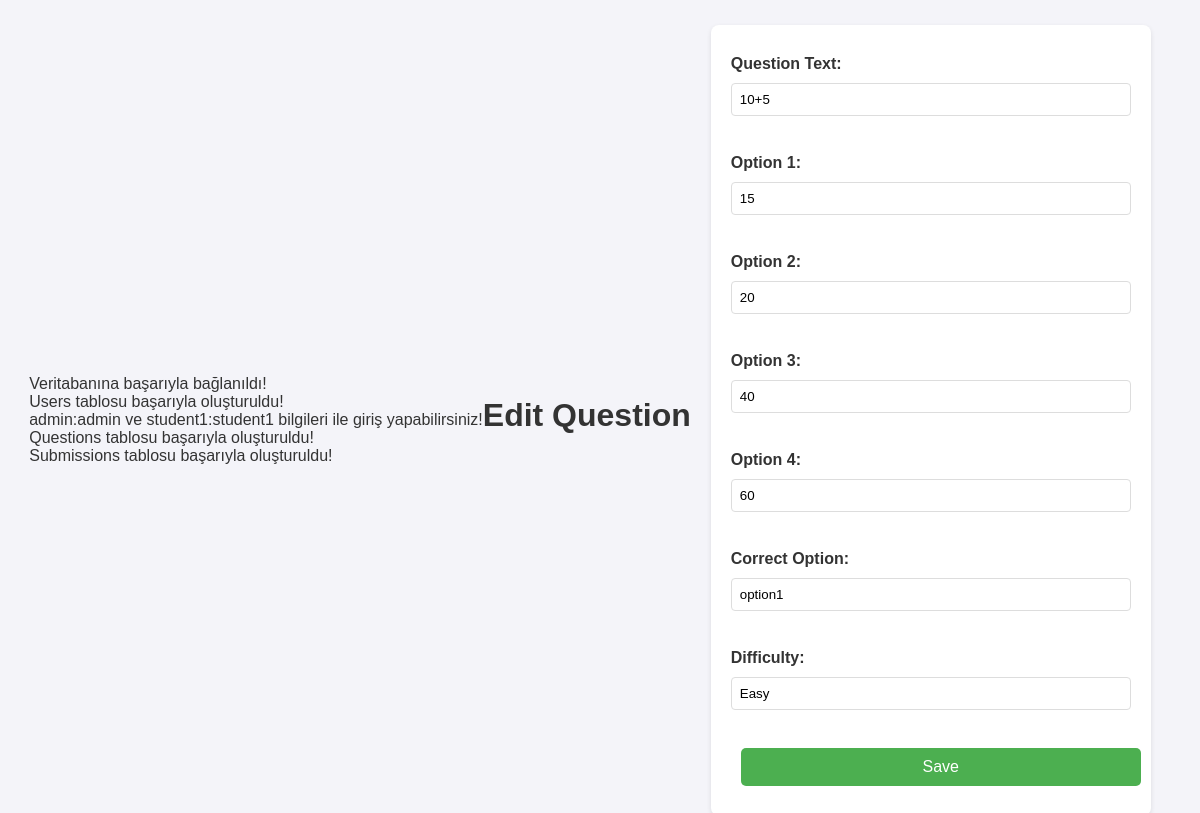
Screenshot of /editQuestion.php?id=19 with the database file from the repository.
### tables this page shows
CREATE TABLE questions (
        question_id INTEGER PRIMARY KEY AUTOINCREMENT,
        question_text TEXT NOT NULL,
        option1 TEXT NOT NULL,
        option2 TEXT NOT NULL,
        option3 TEXT NOT NULL,
        option4 TEXT NOT NULL,
        true_option TEXT NOT NULL,
        difficulty TEXT NOT NULL
    );

### editQuestion.php (the view, shortened to what this page needs)
<?php
include 'db.php';
if (isset($_GET['id'])) {
    $question_id = $_GET['id'];
    $query = $pdo->prepare("SELECT * FROM questions WHERE question_id = ?");
    $query->execute([$question_id]);
    $question = $query->fetch(PDO::FETCH_ASSOC);
}
?>
<!DOCTYPE html>
<html lang="en">
<head>
    <link rel="stylesheet" type="text/css" href="style.css">
</head>
<body>
    <h1>Edit Question</h1>
    <form action="saveEditQuestion.php" method="post">
        <label>Question Text:</label>
        <input type="text" name="question_text" value="<?php echo htmlspecialchars($question['question_text']); ?>" required><br>
        <label>Option 1:</label>
        <input type="text" name="option1" value="<?php echo htmlspecialchars($question['option1']); ?>" required><br>
        <label>Option 2:</label>
        <input type="text" name="option2" value="<?php echo htmlspecialchars($question['option2']); ?>" required><br>
        <label>Option 3:</label>
        <input type="text" name="option3" value="<?php echo htmlspecialchars($question['option3']); ?>" required><br>
        <label>Option 4:</label>
        <input type="text" name="option4" value="<?php echo htmlspecialchars($question['option4']); ?>" required><br>
        <label>Correct Option:</label>
        <input type="text" name="true_option" value="<?php echo htmlspecialchars($question['true_option']); ?>" required><br>
        <label>Difficulty:</label>
        <input type="text" name="difficulty" value="<?php echo htmlspecialchars($question['difficulty']); ?>" required><br>
        <button type="submit">Save</button>
    </form>
</body>
</html>

### style.css (style rules this page uses)
body { font-family: Arial, sans-serif; background-color: #f4f4f4; color: #333; margin: 0; padding: 0; display: flex; justify-content: center; align-items: center; height: 100vh; }
input[type="text"], input[type="password"] { width: 100%; padding: 10px; margin: 8px 0; display: inline-block; border: 1px solid #ccc; box-sizing: border-box; border-radius: 4px; }
form label { font-weight: bold; display: block; margin-top: 10px; }
form input[type="text"], form input[type="password"] { margin-top: 5px; }
form { display: flex; flex-direction: column; }
h1 { text-align: center; color: #444; margin-bottom: 30px; }
button { font-size: 16px; padding: 10px 20px; margin: 10px; border: none; cursor: pointer; border-radius: 5px; }
body { font-family: Arial, sans-serif; background-color: #f4f4f4; color: #333; padding: 20px; }
input[type="text"], select { width: 100%; padding: 10px; margin: 10px 0; border: 1px solid #ccc; border-radius: 5px; }
body { font-family: Arial, sans-serif; background-color: #f4f4f9; margin: 0; padding: 20px; }
form { background-color: #fff; padding: 20px; border-radius: 8px; box-shadow: 0 2px 5px rgba(0, 0, 0, 0.1); max-width: 500px; margin: 0 auto; }
label { display: block; margin: 10px 0; font-size: 16px; }
body { font-family: Arial, sans-serif; background-color: #f4f4f9; margin: 0; padding: 20px; display: flex; justify-content: center; align-items: center; height: 100vh; }
h1 { text-align: center; color: #333; }
form { background-color: #fff; padding: 20px; border-radius: 8px; box-shadow: 0 2px 5px rgba(0, 0, 0, 0.1); max-width: 400px; width: 100%; margin: 20px; }
label { display: block; margin: 10px 0 5px; font-weight: bold; }
input[type="text"] { width: 100%; padding: 8px; margin-bottom: 10px; border: 1px solid #ddd; border-radius: 4px; }
button { background-color: #4CAF50; color: white; padding: 10px 20px; border: none; border-radius: 5px; cursor: pointer; font-size: 16px; width: 100%; }

### rows the page displays
questions: question_text "10+5", option1 "15", option2 "20", option3 "40", option4 "60", true_option "option1", difficulty "Easy"
